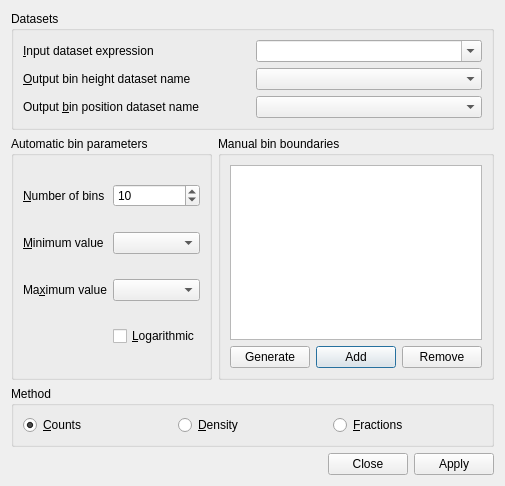
<?xml version="1.0" encoding="UTF-8"?>
<ui version="4.0">
 <class>HistogramDialog</class>
 <widget class="QDialog" name="HistogramDialog">
  <property name="geometry">
   <rect>
    <x>0</x>
    <y>0</y>
    <width>472</width>
    <height>486</height>
   </rect>
  </property>
  <property name="windowTitle">
   <string>Histogram data</string>
  </property>
  <layout class="QVBoxLayout" name="verticalLayout">
   <item>
    <widget class="QGroupBox" name="groupBox">
     <property name="title">
      <string>Datasets</string>
     </property>
     <layout class="QGridLayout" name="gridLayout">
      <item row="0" column="0">
       <widget class="QLabel" name="label">
        <property name="text">
         <string>&amp;Input dataset expression</string>
        </property>
        <property name="buddy">
         <cstring>indataset</cstring>
        </property>
       </widget>
      </item>
      <item row="0" column="1">
       <widget class="QComboBox" name="indataset">
        <property name="editable">
         <bool>true</bool>
        </property>
       </widget>
      </item>
      <item row="1" column="0">
       <widget class="QLabel" name="label_2">
        <property name="text">
         <string>&amp;Output bin height dataset name</string>
        </property>
        <property name="buddy">
         <cstring>outdataset</cstring>
        </property>
       </widget>
      </item>
      <item row="1" column="1">
       <widget class="HistoryCombo" name="outdataset"/>
      </item>
      <item row="2" column="0">
       <widget class="QLabel" name="label_6">
        <property name="text">
         <string>Output &amp;bin position dataset name</string>
        </property>
        <property name="buddy">
         <cstring>outbins</cstring>
        </property>
       </widget>
      </item>
      <item row="2" column="1">
       <widget class="HistoryCombo" name="outbins"/>
      </item>
     </layout>
    </widget>
   </item>
   <item>
    <layout class="QHBoxLayout" name="horizontalLayout">
     <item>
      <widget class="QGroupBox" name="groupBox_2">
       <property name="title">
        <string>Automatic bin parameters</string>
       </property>
       <layout class="QGridLayout" name="gridLayout_2">
        <item row="0" column="0">
         <widget class="QLabel" name="label_5">
          <property name="text">
           <string>&amp;Number of bins</string>
          </property>
          <property name="buddy">
           <cstring>numbins</cstring>
          </property>
         </widget>
        </item>
        <item row="0" column="1">
         <widget class="QSpinBox" name="numbins">
          <property name="minimum">
           <number>1</number>
          </property>
          <property name="maximum">
           <number>999999</number>
          </property>
          <property name="value">
           <number>10</number>
          </property>
         </widget>
        </item>
        <item row="1" column="0">
         <widget class="QLabel" name="label_3">
          <property name="text">
           <string>&amp;Minimum value</string>
          </property>
          <property name="buddy">
           <cstring>minval</cstring>
          </property>
         </widget>
        </item>
        <item row="1" column="1">
         <widget class="HistoryCombo" name="minval"/>
        </item>
        <item row="2" column="0">
         <widget class="QLabel" name="label_4">
          <property name="text">
           <string>Ma&amp;ximum value</string>
          </property>
          <property name="buddy">
           <cstring>maxval</cstring>
          </property>
         </widget>
        </item>
        <item row="2" column="1">
         <widget class="HistoryCombo" name="maxval"/>
        </item>
        <item row="3" column="1">
         <widget class="HistoryCheck" name="logarithmic">
          <property name="text">
           <string>&amp;Logarithmic</string>
          </property>
         </widget>
        </item>
       </layout>
      </widget>
     </item>
     <item>
      <widget class="QGroupBox" name="groupBox_3">
       <property name="title">
        <string>Manual bin boundaries</string>
       </property>
       <layout class="QGridLayout" name="gridLayout_3">
        <item row="2" column="1">
         <widget class="QPushButton" name="binadd">
          <property name="text">
           <string>Add</string>
          </property>
         </widget>
        </item>
        <item row="2" column="2">
         <widget class="QPushButton" name="binremove">
          <property name="text">
           <string>Remove</string>
          </property>
         </widget>
        </item>
        <item row="2" column="0">
         <widget class="QPushButton" name="bingenerate">
          <property name="toolTip">
           <string>Generate bin boundaries from parameters</string>
          </property>
          <property name="text">
           <string>Generate</string>
          </property>
         </widget>
        </item>
        <item row="0" column="0" colspan="3">
         <widget class="QListView" name="binmanuals"/>
        </item>
       </layout>
      </widget>
     </item>
    </layout>
   </item>
   <item>
    <widget class="HistoryGroupBox" name="methodGroup">
     <property name="title">
      <string>Method</string>
     </property>
     <layout class="QHBoxLayout" name="horizontalLayout_2">
      <item>
       <widget class="QRadioButton" name="counts">
        <property name="toolTip">
         <string>Count number of items in bin</string>
        </property>
        <property name="text">
         <string>&amp;Counts</string>
        </property>
        <property name="checked">
         <bool>true</bool>
        </property>
       </widget>
      </item>
      <item>
       <widget class="QRadioButton" name="density">
        <property name="toolTip">
         <string>Compute probability density in bins</string>
        </property>
        <property name="text">
         <string>&amp;Density</string>
        </property>
       </widget>
      </item>
      <item>
       <widget class="QRadioButton" name="fractions">
        <property name="toolTip">
         <string>Compute fraction of items in bin</string>
        </property>
        <property name="text">
         <string>&amp;Fractions</string>
        </property>
       </widget>
      </item>
     </layout>
    </widget>
   </item>
   <item>
    <widget class="QDialogButtonBox" name="buttonBox">
     <property name="orientation">
      <enum>Qt::Horizontal</enum>
     </property>
     <property name="standardButtons">
      <set>QDialogButtonBox::Apply|QDialogButtonBox::Close</set>
     </property>
    </widget>
   </item>
  </layout>
 </widget>
 <customwidgets>
  <customwidget>
   <class>HistoryCombo</class>
   <extends>QComboBox</extends>
   <header>historycombo.h</header>
  </customwidget>
  <customwidget>
   <class>HistoryGroupBox</class>
   <extends>QGroupBox</extends>
   <header>historygroupbox.h</header>
   <container>1</container>
  </customwidget>
  <customwidget>
   <class>HistoryCheck</class>
   <extends>QCheckBox</extends>
   <header>historycheck.h</header>
  </customwidget>
 </customwidgets>
 <resources/>
 <connections>
  <connection>
   <sender>buttonBox</sender>
   <signal>accepted()</signal>
   <receiver>HistogramDialog</receiver>
   <slot>accept()</slot>
   <hints>
    <hint type="sourcelabel">
     <x>248</x>
     <y>254</y>
    </hint>
    <hint type="destinationlabel">
     <x>157</x>
     <y>274</y>
    </hint>
   </hints>
  </connection>
  <connection>
   <sender>buttonBox</sender>
   <signal>rejected()</signal>
   <receiver>HistogramDialog</receiver>
   <slot>reject()</slot>
   <hints>
    <hint type="sourcelabel">
     <x>316</x>
     <y>260</y>
    </hint>
    <hint type="destinationlabel">
     <x>286</x>
     <y>274</y>
    </hint>
   </hints>
  </connection>
 </connections>
</ui>
